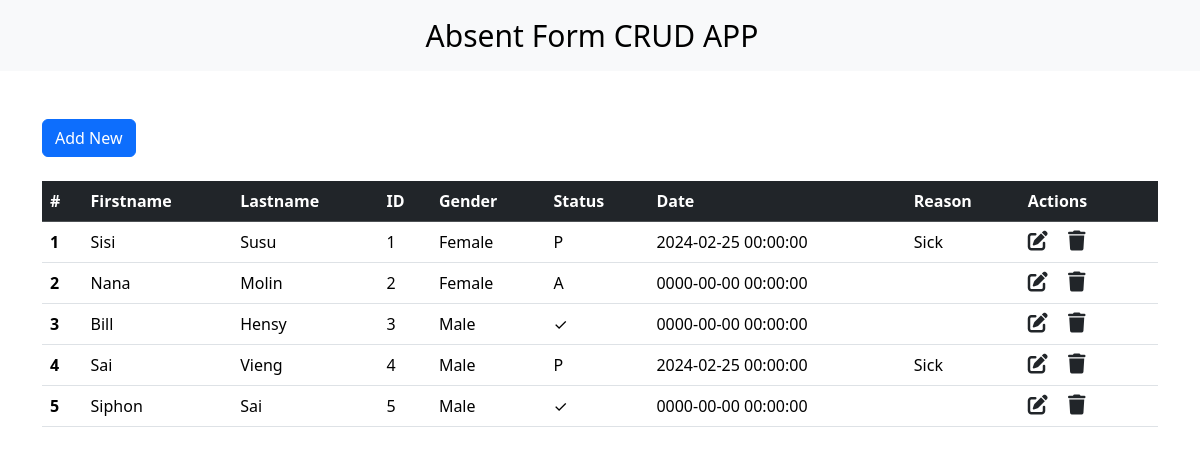
The page / on the database its author committed.
### tables this page shows
CREATE TABLE IF NOT EXISTS `crud` (
  `id` int NOT NULL AUTO_INCREMENT,
  `lastname` varchar(255) DEFAULT NULL,
  `firstname` varchar(255) DEFAULT NULL,
  `gender` varchar(255) DEFAULT NULL,
  `status` varchar(255) DEFAULT NULL,
  `reason` text,
  `date` datetime DEFAULT NULL,
  PRIMARY KEY (`id`)
);

### index.php (the view, shortened to what this page needs)
<?php include('db_conn.php');
        session_start(); ?>
<!DOCTYPE html>
<html lang="en">
<head>
    <link rel="stylesheet" href="https://cdn.jsdelivr.net/npm/bootstrap@5.3.2/dist/css/bootstrap.min.css">
    <link rel="stylesheet" href="https://cdnjs.cloudflare.com/ajax/libs/font-awesome/6.5.1/css/all.min.css" />
</head>
<body>
    <?php include('navbar.php'); ?>
    <div class="container mt-5">
        <a href="add_new.php" class="btn btn-primary">Add New</a><br><br>
        <table class="table table-hover text-start">
            <thead class="table-dark sticky-header">
                <tr>
                    <th scope="col">#</th>
                    <th scope="col">Firstname</th>
                    <th scope="col">Lastname</th>
                    <th scope="col">ID</th>
                    <th scope="col">Gender</th>
                    <th scope="col">Status</th>
                    <th scope="col">Date</th>
                    <th scope="col">Reason</th>
                    <th scope="col">Actions</th>
                </tr>
            </thead>
            <?php
            $sql = "SELECT * FROM crud";
            $result = mysqli_query($conn, $sql);
            $counter = 1;
            while ($row = mysqli_fetch_assoc($result)) {
            ?>
                <tbody>
                    <tr>
                        <th scope="row"><?php echo $counter ?></th>
                        <td><?php echo $row['firstname'] ?></td>
                        <td><?php echo $row['lastname'] ?></td>
                        <td><?php echo $row['id'] ?></td>
                        <td><?php echo $row['gender'] ?></td>
                        <td><?php echo $row['status'] ?></td>
                        <td><?php echo $row['date'] ?></td>
                        <td><?php echo $row['reason'] ?></td>
                        <td>
                            <a href="edit.php?id=<?php echo $row['id'] ?>" class="link-dark"><i class="fa-solid fa-pen-to-square fs-5 me-3"></i></a>
                            <a href="delete.php?id=<?php echo $row['id'] ?>" class="link-dark"><i class="fa-solid fa-trash fs-5 me-3"></i></a>
                        </td>
                    </tr>
                </tbody>
            <?php
                $counter++;
            }
            ?>
        </table>
    </div>
</body>
</html>

### navbar.php
<nav class="navbar navbar-expand-lg bg-body-tertiary">
  <div class="container-fluid justify-content-center">
    <a class="navbar-brand" style="font-size: 30px;" href="#">Absent Form CRUD APP</a>
</nav>

### index.php (style rules this page uses)
.sticky-header th { position: sticky; top: 0; }

### rows shown on the page
crud: firstname "Sisi", lastname "Susu", id "1", gender "Female", status "P", date "2024-02-25 00:00:00", reason "Sick"
crud: firstname "Nana", lastname "Molin", id "2", gender "Female", status "A", date "0000-00-00 00:00:00"
crud: firstname "Bill", lastname "Hensy", id "3", gender "Male", status "✓", date "0000-00-00 00:00:00"
crud: firstname "Sai", lastname "Vieng", id "4", gender "Male", status "P", date "2024-02-25 00:00:00", reason "Sick"
crud: firstname "Siphon", lastname "Sai", id "5", gender "Male", status "✓", date "0000-00-00 00:00:00"
